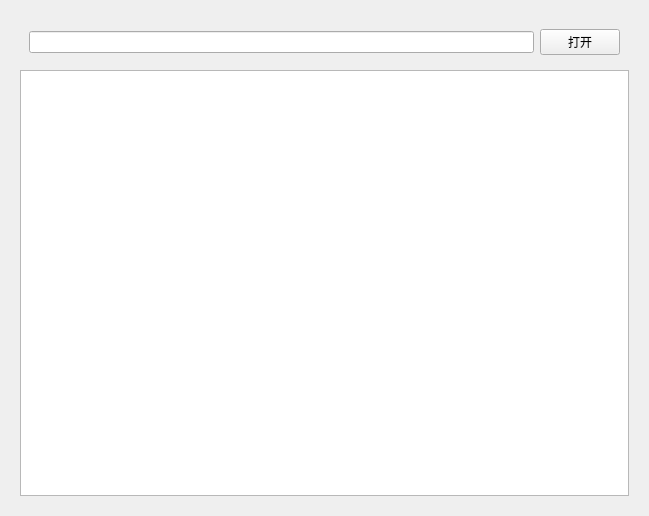
<?xml version="1.0" encoding="UTF-8"?>
<ui version="4.0">
 <class>Widget</class>
 <widget class="QWidget" name="Widget">
  <property name="geometry">
   <rect>
    <x>0</x>
    <y>0</y>
    <width>649</width>
    <height>516</height>
   </rect>
  </property>
  <property name="windowTitle">
   <string>打开文本</string>
  </property>
  <layout class="QVBoxLayout" name="verticalLayout">
   <item>
    <widget class="QWidget" name="widget" native="true">
     <layout class="QVBoxLayout" name="verticalLayout_2">
      <item>
       <widget class="QWidget" name="widget_2" native="true">
        <layout class="QHBoxLayout" name="horizontalLayout">
         <item>
          <widget class="QLineEdit" name="lineEdit"/>
         </item>
         <item>
          <widget class="QPushButton" name="pushButton">
           <property name="text">
            <string>打开</string>
           </property>
          </widget>
         </item>
        </layout>
       </widget>
      </item>
      <item>
       <widget class="QTextEdit" name="textEdit"/>
      </item>
     </layout>
    </widget>
   </item>
  </layout>
 </widget>
 <resources/>
 <connections/>
</ui>
